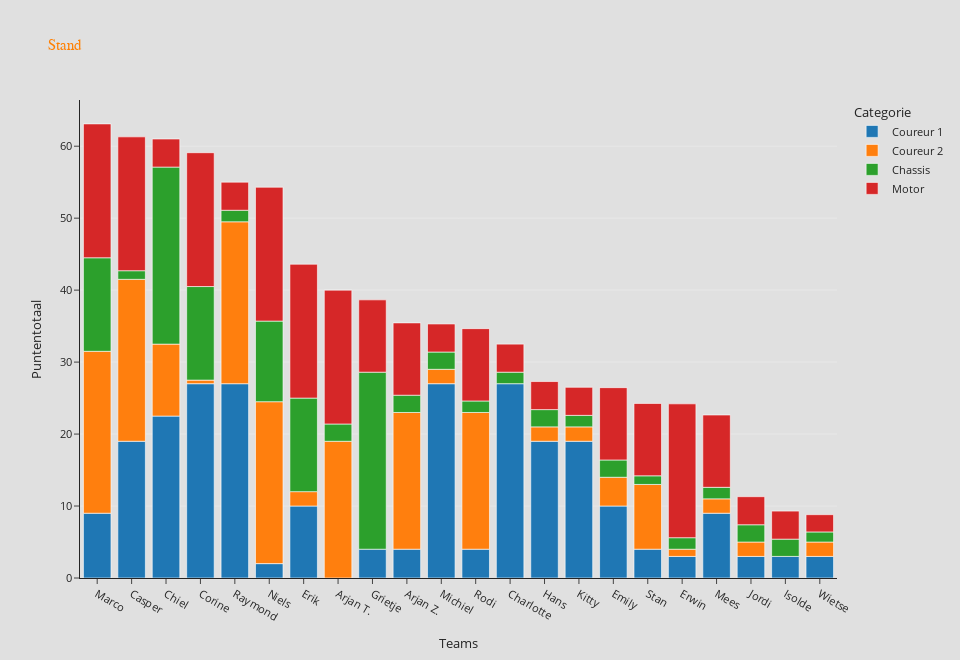

Source (notebook cell):
### Code cell
team_names = df_total_score['team']

fig = px.histogram(df, x="team", y="score", color="cat",
            title="Stand",
            width=fig_width, height=660,
            labels={ "cat" : "Categorie" },
            template="simple_white"
            )

fig.update_layout(xaxis_title="Teams") 
fig.update_layout(yaxis_title="Puntentotaal")

fig.update_xaxes(categoryorder='array', categoryarray=team_names)

make_acwef1_proof(fig)

fig.update_layout(
    font_size = 11,
    title_font_color = '#ff7f00',
    title_font_size = 15,
    title_font_family = 'Arial Bold Italic')

for idx, name in enumerate(['Coureur 1', 'Coureur 2', 'Chassis', 'Motor']):
    fig.data[idx].name = name
    fig.data[idx].hovertemplate = name + "<br>Punten = %{y}<extra></extra>"       
                 
if fig_write:
    fig.write_html("totale_punten_staaf_cat.html", full_html=False, include_plotlyjs='cdn')
fig.show()

### Figure 1 — Plotly figure (JSON) as saved in the notebook; plotly's stock layout.template omitted (floating-point values rounded to 4 significant figures)
{"data": [{"alignmentgroup": "True", "bingroup": "x", "histfunc": "sum", "hovertemplate": "Coureur 1<br>Punten = %{y}<extra></extra>", "legendgroup": "coureur1", "marker": {"color": "#1F77B4", "pattern": {"shape": ""}}, "name": "Coureur 1", "offsetgroup": "coureur1", "orientation": "v", "showlegend": true, "type": "histogram", "x": ["Chiel", "Marco", "Corine", "Casper", "Raymond", "Niels", "Erik", "Grietje", "Arjan T.", "Charlotte", "Michiel", "Emily", "Rodi", "Arjan Z.", "Hans", "Kitty", "Stan", "Erwin", "Mees", "Jordi", "Wietse", "Isolde", "Chiel", "Marco", "Corine", "Casper", "Raymond", "Niels", "Erik", "Grietje", "Arjan T.", "Charlotte", "Michiel", "Emily", "Rodi", "Arjan Z.", "Hans", "Kitty", "Stan", "Erwin", "Mees", "Jordi", "Wietse", "Isolde", "Chiel", "Marco", "Corine", "Casper", "Raymond", "Niels", "Erik", "Grietje", "Arjan T.", "Charlotte", "Michiel", "Emily", "Rodi", "Arjan Z.", "Hans", "Kitty", "Stan", "Erwin", "Mees", "Jordi", "Wietse", "Isolde"], "xaxis": "x", "y": [7.5, 3, 9, 5, 9, 0, 6, 0, 0, 9, 9, 6, 0, 0, 5, 5, 0, 0, 3, 0, 0, 0, 7.5, 6, 12.5, 5, 12.5, 2, 4, 0, 0, 12.5, 12.5, 4, 0, 0, 5, 5, 0, 3, 6, 3, 3, 3, 7.5, 0, 5.5, 9, 5.5, 0, 0, 4, 0, 5.5, 5.5, 0, 4, 4, 9, 9, 4, 0, 0, 0, 0, 0], "yaxis": "y"}, {"alignmentgroup": "True", "bingroup": "x", "histfunc": "sum", "hovertemplate": "Coureur 2<br>Punten = %{y}<extra></extra>", "legendgroup": "coureur2", "marker": {"color": "#FF7F0E", "pattern": {"shape": ""}}, "name": "Coureur 2", "offsetgroup": "coureur2", "orientation": "v", "showlegend": true, "type": "histogram", "x": ["Chiel", "Marco", "Corine", "Casper", "Raymond", "Niels", "Erik", "Grietje", "Arjan T.", "Charlotte", "Michiel", "Emily", "Rodi", "Arjan Z.", "Hans", "Kitty", "Stan", "Erwin", "Mees", "Jordi", "Wietse", "Isolde", "Chiel", "Marco", "Corine", "Casper", "Raymond", "Niels", "Erik", "Grietje", "Arjan T.", "Charlotte", "Michiel", "Emily", "Rodi", "Arjan Z.", "Hans", "Kitty", "Stan", "Erwin", "Mees", "Jordi", "Wietse", "Isolde", "Chiel", "Marco", "Corine", "Casper", "Raymond", "Niels", "Erik", "Grietje", "Arjan T.", "Charlotte", "Michiel", "Emily", "Rodi", "Arjan Z.", "Hans", "Kitty", "Stan", "Erwin", "Mees", "Jordi", "Wietse", "Isolde"], "xaxis": "x", "y": [4, 7.5, 0.5, 7.5, 7.5, 7.5, 0, 0, 5, 0, 0, 0, 5, 5, 1, 0, 3, 0, 0, 0, 1, 0, 0, 7.5, 0, 7.5, 7.5, 7.5, 0, 0, 5, 0, 0, 0, 5, 5, 1, 2, 6, 0, 2, 0, 1, 0, 6, 7.5, 0, 7.5, 7.5, 7.5, 2, 0, 9, 0, 2, 4, 9, 9, 0, 0, 0, 1, 0, 2, 0, 0], "yaxis": "y"}, {"alignmentgroup": "True", "bingroup": "x", "histfunc": "sum", "hovertemplate": "Chassis<br>Punten = %{y}<extra></extra>", "legendgroup": "chassis", "marker": {"color": "#2CA02C", "pattern": {"shape": ""}}, "name": "Chassis", "offsetgroup": "chassis", "orientation": "v", "showlegend": true, "type": "histogram", "x": ["Chiel", "Marco", "Corine", "Casper", "Raymond", "Niels", "Erik", "Grietje", "Arjan T.", "Charlotte", "Michiel", "Emily", "Rodi", "Arjan Z.", "Hans", "Kitty", "Stan", "Erwin", "Mees", "Jordi", "Wietse", "Isolde", "Chiel", "Marco", "Corine", "Casper", "Raymond", "Niels", "Erik", "Grietje", "Arjan T.", "Charlotte", "Michiel", "Emily", "Rodi", "Arjan Z.", "Hans", "Kitty", "Stan", "Erwin", "Mees", "Jordi", "Wietse", "Isolde", "Chiel", "Marco", "Corine", "Casper", "Raymond", "Niels", "Erik", "Grietje", "Arjan T.", "Charlotte", "Michiel", "Emily", "Rodi", "Arjan Z.", "Hans", "Kitty", "Stan", "Erwin", "Mees", "Jordi", "Wietse", "Isolde"], "xaxis": "x", "y": [8.6, 4.6, 4.6, 0.8, 0.4, 3.2, 4.6, 8.6, 0, 0.4, 0, 0, 0.4, 0, 0, 0.4, 0.8, 0.4, 0.4, 0, 0, 0, 8.8, 3, 3, 0, 1.2, 4.4, 3, 8.8, 0, 1.2, 0, 0, 1.2, 0, 0, 1.2, 0, 1.2, 1.2, 0, 0.2, 0, 7.2, 5.4, 5.4, 0.4, 0, 3.6, 5.4, 7.2, 2.4, 0, 2.4, 2.4, 0, 2.4, 2.4, 0, 0.4, 0, 0, 2.4, 1.2, 2.4], "yaxis": "y"}, {"alignmentgroup": "True", "bingroup": "x", "histfunc": "sum", "hovertemplate": "Motor<br>Punten = %{y}<extra></extra>", "legendgroup": "motor", "marker": {"color": "#D62728", "pattern": {"shape": ""}}, "name": "Motor", "offsetgroup": "motor", "orientation": "v", "showlegend": true, "type": "histogram", "x": ["Chiel", "Marco", "Corine", "Casper", "Raymond", "Niels", "Erik", "Grietje", "Arjan T.", "Charlotte", "Michiel", "Emily", "Rodi", "Arjan Z.", "Hans", "Kitty", "Stan", "Erwin", "Mees", "Jordi", "Wietse", "Isolde", "Chiel", "Marco", "Corine", "Casper", "Raymond", "Niels", "Erik", "Grietje", "Arjan T.", "Charlotte", "Michiel", "Emily", "Rodi", "Arjan Z.", "Hans", "Kitty", "Stan", "Erwin", "Mees", "Jordi", "Wietse", "Isolde", "Chiel", "Marco", "Corine", "Casper", "Raymond", "Niels", "Erik", "Grietje", "Arjan T.", "Charlotte", "Michiel", "Emily", "Rodi", "Arjan Z.", "Hans", "Kitty", "Stan", "Erwin", "Mees", "Jordi", "Wietse", "Isolde"], "xaxis": "x", "y": [1.6, 6.45, 6.45, 6.45, 1.6, 6.45, 6.45, 3, 6.45, 1.6, 1.6, 3, 3, 3, 1.6, 1.6, 3, 6.45, 3, 1.6, 0.6, 1.6, 1.5, 6.6, 6.6, 6.6, 1.5, 6.6, 6.6, 2.775, 6.6, 1.5, 1.5, 2.775, 2.775, 2.775, 1.5, 1.5, 2.775, 6.6, 2.775, 1.5, 1.8, 1.5, 0.8, 5.55, 5.55, 5.55, 0.8, 5.55, 5.55, 4.275, 5.55, 0.8, 0.8, 4.275, 4.275, 4.275, 0.8, 0.8, 4.275, 5.55, 4.275, 0.8, 0, 0.8], "yaxis": "y"}], "layout": {"barmode": "relative", "font": {"size": 11}, "height": 660, "legend": {"title": {"text": "Categorie"}, "tracegroupgap": 0}, "paper_bgcolor": "rgba(224, 224, 224, 1)", "plot_bgcolor": "rgba(224, 224, 224, 1)", "title": {"font": {"color": "#ff7f00", "family": "Arial Bold Italic", "size": 15}, "text": "Stand"}, "width": 960, "xaxis": {"anchor": "y", "categoryarray": ["Marco", "Casper", "Chiel", "Corine", "Raymond", "Niels", "Erik", "Arjan T.", "Grietje", "Arjan Z.", "Michiel", "Rodi", "Charlotte", "Hans", "Kitty", "Emily", "Stan", "Erwin", "Mees", "Jordi", "Isolde", "Wietse"], "categoryorder": "array", "domain": [0, 1], "title": {"text": "Teams"}}, "yaxis": {"anchor": "x", "domain": [0, 1], "showgrid": true, "title": {"text": "Puntentotaal"}}}}
